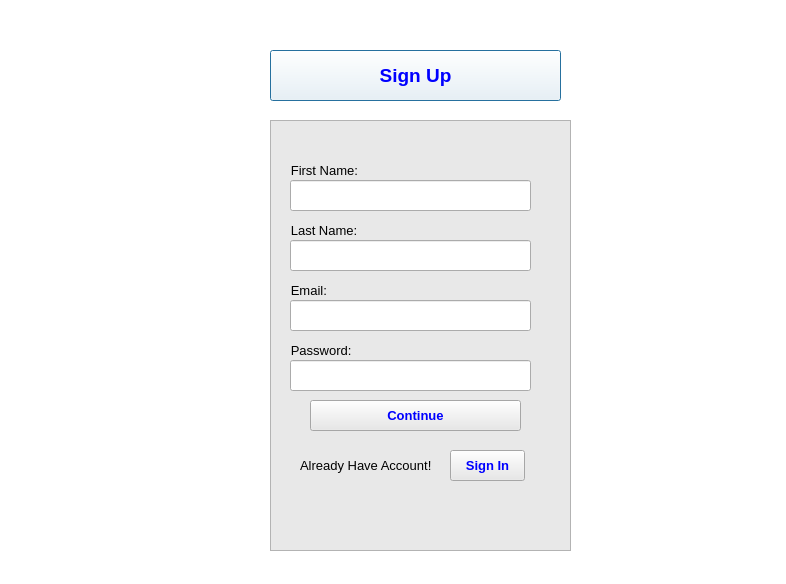
<?xml version="1.0" encoding="UTF-8"?>
<ui version="4.0">
 <class>Dialog</class>
 <widget class="QDialog" name="Dialog">
  <property name="geometry">
   <rect>
    <x>0</x>
    <y>0</y>
    <width>786</width>
    <height>584</height>
   </rect>
  </property>
  <property name="windowTitle">
   <string>Dialog</string>
  </property>
  <widget class="QGraphicsView" name="graphicsView">
   <property name="geometry">
    <rect>
     <x>-120</x>
     <y>-20</y>
     <width>911</width>
     <height>691</height>
    </rect>
   </property>
   <property name="styleSheet">
    <string notr="true">image: url(:/newPrefix/logo.png);</string>
   </property>
  </widget>
  <widget class="QPushButton" name="signinbutton_2">
   <property name="geometry">
    <rect>
     <x>270</x>
     <y>50</y>
     <width>291</width>
     <height>51</height>
    </rect>
   </property>
   <property name="font">
    <font>
     <pointsize>14</pointsize>
     <weight>75</weight>
     <bold>true</bold>
    </font>
   </property>
   <property name="styleSheet">
    <string notr="true">color: rgb(0, 0, 255);
background-color: rgb(255, 255, 255);</string>
   </property>
   <property name="text">
    <string>Sign Up</string>
   </property>
  </widget>
  <widget class="QGraphicsView" name="graphicsView_2">
   <property name="geometry">
    <rect>
     <x>270</x>
     <y>120</y>
     <width>301</width>
     <height>431</height>
    </rect>
   </property>
   <property name="styleSheet">
    <string notr="true">background-color: rgb(232, 232, 232);</string>
   </property>
  </widget>
  <widget class="QLabel" name="label_4">
   <property name="geometry">
    <rect>
     <x>280</x>
     <y>160</y>
     <width>91</width>
     <height>20</height>
    </rect>
   </property>
   <property name="font">
    <font>
     <pointsize>10</pointsize>
    </font>
   </property>
   <property name="styleSheet">
    <string notr="true">background-color: rgb(232, 232, 232);</string>
   </property>
   <property name="text">
    <string>   First Name:</string>
   </property>
  </widget>
  <widget class="QLineEdit" name="firstnameinput">
   <property name="geometry">
    <rect>
     <x>290</x>
     <y>180</y>
     <width>241</width>
     <height>31</height>
    </rect>
   </property>
  </widget>
  <widget class="QLabel" name="label_5">
   <property name="geometry">
    <rect>
     <x>280</x>
     <y>220</y>
     <width>91</width>
     <height>20</height>
    </rect>
   </property>
   <property name="font">
    <font>
     <pointsize>10</pointsize>
    </font>
   </property>
   <property name="styleSheet">
    <string notr="true">background-color: rgb(232, 232, 232);</string>
   </property>
   <property name="text">
    <string>   Last Name:</string>
   </property>
  </widget>
  <widget class="QLineEdit" name="lastnameinput">
   <property name="geometry">
    <rect>
     <x>290</x>
     <y>240</y>
     <width>241</width>
     <height>31</height>
    </rect>
   </property>
  </widget>
  <widget class="QLabel" name="label_3">
   <property name="geometry">
    <rect>
     <x>280</x>
     <y>280</y>
     <width>71</width>
     <height>20</height>
    </rect>
   </property>
   <property name="font">
    <font>
     <pointsize>10</pointsize>
    </font>
   </property>
   <property name="styleSheet">
    <string notr="true">background-color: rgb(232, 232, 232);</string>
   </property>
   <property name="text">
    <string>   Email:</string>
   </property>
  </widget>
  <widget class="QLineEdit" name="emailinput">
   <property name="geometry">
    <rect>
     <x>290</x>
     <y>300</y>
     <width>241</width>
     <height>31</height>
    </rect>
   </property>
  </widget>
  <widget class="QLabel" name="label_6">
   <property name="geometry">
    <rect>
     <x>280</x>
     <y>340</y>
     <width>91</width>
     <height>20</height>
    </rect>
   </property>
   <property name="font">
    <font>
     <pointsize>10</pointsize>
    </font>
   </property>
   <property name="styleSheet">
    <string notr="true">background-color: rgb(232, 232, 232);</string>
   </property>
   <property name="text">
    <string>   Password:</string>
   </property>
  </widget>
  <widget class="QLineEdit" name="passwordinput">
   <property name="geometry">
    <rect>
     <x>290</x>
     <y>360</y>
     <width>241</width>
     <height>31</height>
    </rect>
   </property>
  </widget>
  <widget class="QPushButton" name="continuebutton">
   <property name="geometry">
    <rect>
     <x>310</x>
     <y>400</y>
     <width>211</width>
     <height>31</height>
    </rect>
   </property>
   <property name="font">
    <font>
     <pointsize>10</pointsize>
     <weight>75</weight>
     <bold>true</bold>
    </font>
   </property>
   <property name="styleSheet">
    <string notr="true">background-color: rgb(232, 232, 232);color: rgb(0, 0, 255);</string>
   </property>
   <property name="text">
    <string>Continue</string>
   </property>
  </widget>
  <widget class="QLabel" name="label_7">
   <property name="geometry">
    <rect>
     <x>300</x>
     <y>450</y>
     <width>131</width>
     <height>31</height>
    </rect>
   </property>
   <property name="font">
    <font>
     <pointsize>10</pointsize>
    </font>
   </property>
   <property name="styleSheet">
    <string notr="true">background-color: rgb(232, 232, 232);</string>
   </property>
   <property name="text">
    <string>Already Have Account!</string>
   </property>
  </widget>
  <widget class="QPushButton" name="signinbutton">
   <property name="geometry">
    <rect>
     <x>450</x>
     <y>450</y>
     <width>75</width>
     <height>31</height>
    </rect>
   </property>
   <property name="font">
    <font>
     <pointsize>10</pointsize>
     <weight>75</weight>
     <bold>true</bold>
    </font>
   </property>
   <property name="styleSheet">
    <string notr="true">background-color: rgb(232, 232, 232);color: rgb(0, 0, 255);</string>
   </property>
   <property name="text">
    <string>Sign In</string>
   </property>
  </widget>
  <widget class="QLabel" name="label">
   <property name="geometry">
    <rect>
     <x>0</x>
     <y>20</y>
     <width>291</width>
     <height>71</height>
    </rect>
   </property>
   <property name="styleSheet">
    <string notr="true">image: url(:/newPrefix/logo.png);</string>
   </property>
   <property name="text">
    <string/>
   </property>
  </widget>
 </widget>
 <resources>
  <include location="logo.qrc"/>
 </resources>
 <connections/>
</ui>
